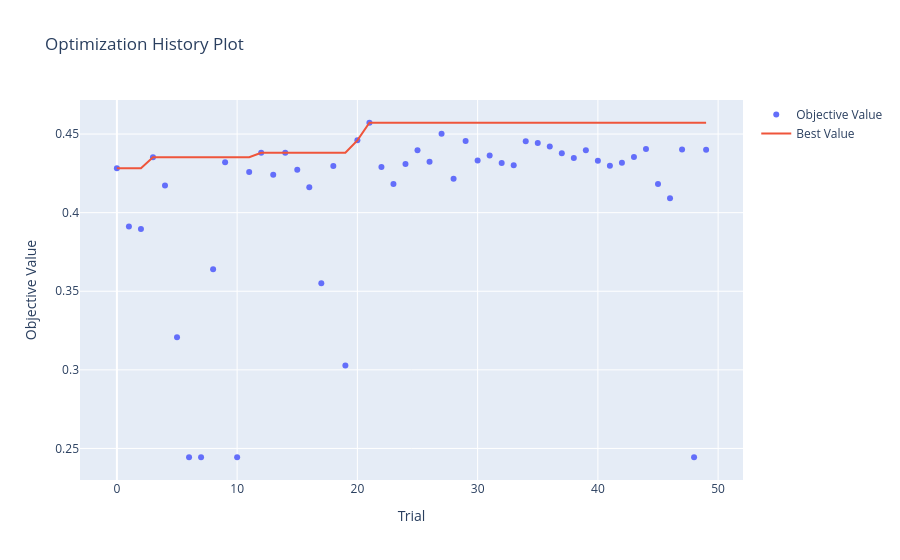
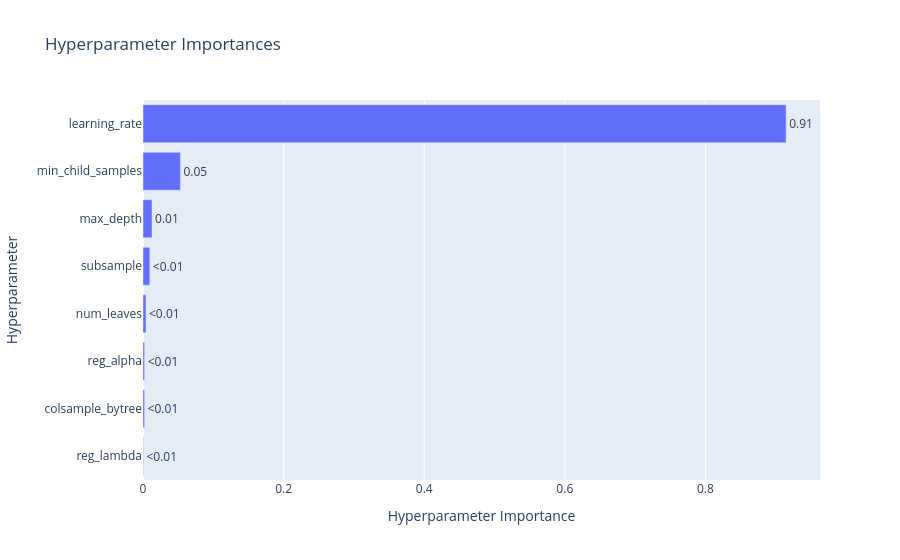
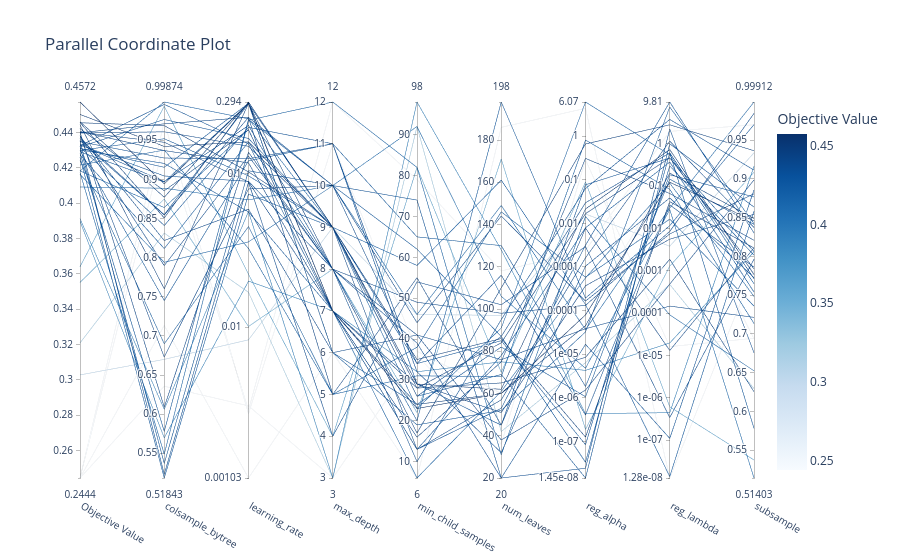

Notebook source saved alongside these figures, in order:
### Markdown cell above
### 3.4 Visualizaciones de Optuna [0.2 Puntos]

Optuna provee visualizaciones interactivas para analizar el proceso de optimización.

**To-do:**
- [ ] Graficar el historial de optimización (`plot_optimization_history`).
- [ ] Graficar la importancia de hiperparámetros (`plot_param_importances`).
- [ ] Graficar una visualización del comportamiento de los hiperparámetros (`plot_parallel_coordinate`)

### Code cell
#### Código aquí ####
# Grafico del historial de optimización
fig_history = plot_optimization_history(study)
fig_history.show()  # Este gráfico muestra como evoluciona el valor objetivo F1-Macro a lo largo de los trials.

# Grafico la importancia de los hiperparámetros
fig_importance = plot_param_importances(study)
fig_importance.show()  # En este caso, el hiperparametro que más afecto al F1-macro fue el learning_rate, seguido por min_child_sample y max_depth. Esto sugiere que ajustar estos hiperparámetros podría tener un impacto significativo en el rendimiento del modelo.

# Grafico ddel comportamiento de los hiperparámetros
fig_parallel = plot_parallel_coordinate(study)
fig_parallel.show()  # Este gráfico muestra como los diferentes hiperparámetros interactúan entre sí

### Figure 1 — Plotly figure (JSON) as saved in the notebook; plotly's stock layout.template omitted (floating-point values rounded to 4 significant figures)
{"data": [{"mode": "markers", "name": "Objective Value", "type": "scatter", "x": [0, 1, 2, 3, 4, 5, 6, 7, 8, 9, 10, 11, 12, 13, 14, 15, 16, 17, 18, 19, 20, 21, 22, 23, 24, 25, 26, 27, 28, 29, 30, 31, 32, 33, 34, 35, 36, 37, 38, 39, 40, 41, 42, 43, 44, 45, 46, 47, 48, 49], "y": [0.4283, 0.3912, 0.3897, 0.4353, 0.4173, 0.3208, 0.2444, 0.2444, 0.364, 0.4321, 0.2444, 0.4259, 0.4381, 0.4241, 0.4381, 0.4272, 0.4162, 0.3551, 0.4298, 0.3028, 0.446, 0.4572, 0.4291, 0.4182, 0.431, 0.4396, 0.4325, 0.4502, 0.4215, 0.4455, 0.4331, 0.4364, 0.4316, 0.4301, 0.4455, 0.4443, 0.4421, 0.4378, 0.4348, 0.4398, 0.433, 0.4298, 0.4318, 0.4354, 0.4406, 0.4182, 0.4091, 0.4402, 0.2444, 0.4401]}, {"mode": "lines", "name": "Best Value", "type": "scatter", "x": [0, 1, 2, 3, 4, 5, 6, 7, 8, 9, 10, 11, 12, 13, 14, 15, 16, 17, 18, 19, 20, 21, 22, 23, 24, 25, 26, 27, 28, 29, 30, 31, 32, 33, 34, 35, 36, 37, 38, 39, 40, 41, 42, 43, 44, 45, 46, 47, 48, 49], "y": [0.4283, 0.4283, 0.4283, 0.4353, 0.4353, 0.4353, 0.4353, 0.4353, 0.4353, 0.4353, 0.4353, 0.4353, 0.4381, 0.4381, 0.4381, 0.4381, 0.4381, 0.4381, 0.4381, 0.4381, 0.446, 0.4572, 0.4572, 0.4572, 0.4572, 0.4572, 0.4572, 0.4572, 0.4572, 0.4572, 0.4572, 0.4572, 0.4572, 0.4572, 0.4572, 0.4572, 0.4572, 0.4572, 0.4572, 0.4572, 0.4572, 0.4572, 0.4572, 0.4572, 0.4572, 0.4572, 0.4572, 0.4572, 0.4572, 0.4572]}, {"marker": {"color": "#cccccc"}, "mode": "markers", "name": "Infeasible Trial", "showlegend": false, "type": "scatter", "x": [], "y": []}], "layout": {"title": {"text": "Optimization History Plot"}, "xaxis": {"title": {"text": "Trial"}}, "yaxis": {"title": {"text": "Objective Value"}}}}

### Figure 2 — Plotly figure (JSON) as saved in the notebook; plotly's stock layout.template omitted (floating-point values rounded to 4 significant figures)
{"data": [{"cliponaxis": false, "hovertemplate": ["reg_lambda (FloatDistribution): 0.0005620623170040272<extra></extra>", "colsample_bytree (FloatDistribution): 0.0022739596029320865<extra></extra>", "reg_alpha (FloatDistribution): 0.0023050081420149886<extra></extra>", "num_leaves (IntDistribution): 0.004251124173555212<extra></extra>", "subsample (FloatDistribution): 0.009741041539743468<extra></extra>", "max_depth (IntDistribution): 0.012855822319661196<extra></extra>", "min_child_samples (IntDistribution): 0.05319634561240335<extra></extra>", "learning_rate (FloatDistribution): 0.9148146362926857<extra></extra>"], "name": "Objective Value", "orientation": "h", "text": ["<0.01", "<0.01", "<0.01", "<0.01", "<0.01", "0.01", "0.05", "0.91"], "textposition": "outside", "type": "bar", "x": [0.0005621, 0.002274, 0.002305, 0.004251, 0.009741, 0.01286, 0.0532, 0.9148], "y": ["reg_lambda", "colsample_bytree", "reg_alpha", "num_leaves", "subsample", "max_depth", "min_child_samples", "learning_rate"]}], "layout": {"title": {"text": "Hyperparameter Importances"}, "xaxis": {"title": {"text": "Hyperparameter Importance"}}, "yaxis": {"title": {"text": "Hyperparameter"}}}}

### Figure 3 — Plotly figure (JSON) as saved in the notebook; plotly's stock layout.template omitted (floating-point values rounded to 4 significant figures)
{"data": [{"dimensions": [{"label": "Objective Value", "range": [0.2444, 0.4572], "values": [0.4283, 0.3912, 0.3897, 0.4353, 0.4173, 0.3208, 0.2444, 0.2444, 0.364, 0.4321, 0.2444, 0.4259, 0.4381, 0.4241, 0.4381, 0.4272, 0.4162, 0.3551, 0.4298, 0.3028, 0.446, 0.4572, 0.4291, 0.4182, 0.431, 0.4396, 0.4325, 0.4502, 0.4215, 0.4455, 0.4331, 0.4364, 0.4316, 0.4301, 0.4455, 0.4443, 0.4421, 0.4378, 0.4348, 0.4398, 0.433, 0.4298, 0.4318, 0.4354, 0.4406, 0.4182, 0.4091, 0.4402, 0.2444, 0.4401]}, {"label": "colsample_bytree", "range": [0.5184, 0.9987], "values": [0.578, 0.6062, 0.5697, 0.5232, 0.5488, 0.8313, 0.9474, 0.6357, 0.9934, 0.537, 0.7134, 0.5184, 0.6728, 0.6898, 0.7897, 0.8115, 0.7939, 0.8748, 0.7451, 0.67, 0.8771, 0.8941, 0.8965, 0.8639, 0.9154, 0.9607, 0.9957, 0.942, 0.9373, 0.8507, 0.8971, 0.8548, 0.841, 0.9203, 0.9686, 0.7601, 0.8853, 0.8218, 0.9272, 0.9708, 0.9043, 0.9518, 0.9764, 0.8543, 0.9367, 0.9987, 0.8886, 0.6088, 0.9735, 0.9473]}, {"label": "learning_rate", "range": [-2.985, -0.5311], "ticktext": ["0.00103", "0.01", "0.1", "0.294"], "tickvals": [-2.985, -2, -1, -0.5311], "values": [-0.645, -1.246, -1.7, -1.055, -0.6495, -1.773, -2.542, -2.515, -1.656, -0.98, -2.985, -1.132, -1.098, -1.344, -0.8839, -0.7915, -1.444, -1.996, -0.915, -2.083, -0.5356, -0.5413, -0.5402, -0.7114, -0.5398, -0.8201, -0.8041, -0.7911, -1.487, -0.5311, -0.6845, -0.5419, -0.6965, -1.248, -0.9874, -0.5403, -0.7116, -1.231, -0.9013, -0.6311, -1.049, -1.013, -0.7691, -0.6319, -0.9286, -0.6408, -1.17, -0.8596, -2.566, -1.053]}, {"label": "max_depth", "range": [3, 12], "values": [10, 3, 7, 4, 12, 3, 12, 3, 4, 10, 6, 9, 10, 5, 8, 8, 10, 8, 11, 9, 7, 7, 6, 7, 6, 9, 7, 9, 5, 9, 8, 9, 11, 7, 9, 8, 7, 6, 11, 5, 8, 9, 9, 10, 7, 9, 10, 8, 11, 7]}, {"label": "min_child_samples", "range": [6, 98], "values": [62, 98, 32, 54, 82, 92, 79, 36, 82, 74, 6, 58, 44, 38, 49, 20, 46, 22, 65, 46, 24, 23, 19, 6, 24, 13, 13, 29, 31, 28, 39, 26, 29, 13, 35, 17, 28, 41, 32, 55, 10, 34, 26, 34, 16, 23, 92, 41, 37, 29]}, {"label": "num_leaves", "range": [20, 198], "values": [87, 128, 75, 102, 31, 42, 118, 36, 70, 20, 186, 161, 144, 146, 98, 198, 149, 171, 130, 97, 60, 60, 52, 61, 82, 57, 53, 62, 68, 84, 20, 87, 45, 78, 86, 110, 65, 76, 32, 45, 95, 85, 69, 116, 75, 91, 106, 38, 60, 51]}, {"label": "reg_alpha", "range": [-7.839, 0.7832], "ticktext": ["1.45e-08", "1e-07", "1e-06", "1e-05", "0.0001", "0.001", "0.01", "0.1", "1", "6.07"], "tickvals": [-7.839, -7, -6, -5, -4, -3, -2, -1, 0, 0.7832], "values": [-7.477, -6.364, -5.371, -2.532, -1.842, -5.195, -2.619, -0.5414, -1.05, -4.774, 0.6379, -3.862, -3.782, -3.233, -3.879, -3.712, -4.436, -6.723, -5.74, -1.784, -4.347, -4.098, -4.49, -3.249, -5.974, -2.789, -2.501, -1.67, -0.08966, -1.778, -7.615, -1.527, -1.115, -2.101, -6.899, -0.1784, -5.072, -4.416, -2.981, -2.11, -1.2, -7.074, -7.839, -6.393, -0.5107, 0.7832, -5.322, -5.823, -4.094, -3.431]}, {"label": "reg_lambda", "range": [-7.893, 0.9917], "ticktext": ["1.28e-08", "1e-07", "1e-06", "1e-05", "0.0001", "0.001", "0.01", "0.1", "1", "9.81"], "tickvals": [-7.893, -7, -6, -5, -4, -3, -2, -1, 0, 0.9917], "values": [-0.2044, -6.349, -4.703, -6.465, -4.039, -3.319, 0.2969, -4.789, -6.212, -6.957, -7.893, -7.859, -2.126, -1.776, -2.066, -1.929, -1.515, -2.887, -0.8317, -2.416, -0.6901, -0.9049, 0.8726, -0.9254, -0.7276, 0.06603, 0.9917, -0.1331, -1.07, -0.3271, 0.3531, -0.2106, -0.3322, -0.4275, -1.364, 0.4523, -2.726, -3.831, -1.275, -4.88, 0.5794, -0.5186, 0.003879, -1.44, -1.17, -0.2571, -1.55, -3.311, -0.6704, -2.25]}, {"label": "subsample", "range": [0.514, 0.9991], "values": [0.578, 0.9162, 0.8059, 0.7962, 0.6523, 0.6294, 0.9697, 0.6943, 0.5373, 0.8856, 0.7828, 0.8582, 0.8807, 0.7358, 0.9844, 0.97, 0.9991, 0.9086, 0.8412, 0.9335, 0.8488, 0.8457, 0.8423, 0.7483, 0.8767, 0.8372, 0.8302, 0.7766, 0.7134, 0.7838, 0.6755, 0.7711, 0.8063, 0.7539, 0.8107, 0.9363, 0.6253, 0.7213, 0.7725, 0.8109, 0.9112, 0.8015, 0.8635, 0.786, 0.8207, 0.7645, 0.514, 0.8985, 0.6937, 0.8543]}], "labelangle": 30, "labelside": "bottom", "line": {"color": [0.4283, 0.3912, 0.3897, 0.4353, 0.4173, 0.3208, 0.2444, 0.2444, 0.364, 0.4321, 0.2444, 0.4259, 0.4381, 0.4241, 0.4381, 0.4272, 0.4162, 0.3551, 0.4298, 0.3028, 0.446, 0.4572, 0.4291, 0.4182, 0.431, 0.4396, 0.4325, 0.4502, 0.4215, 0.4455, 0.4331, 0.4364, 0.4316, 0.4301, 0.4455, 0.4443, 0.4421, 0.4378, 0.4348, 0.4398, 0.433, 0.4298, 0.4318, 0.4354, 0.4406, 0.4182, 0.4091, 0.4402, 0.2444, 0.4401], "colorbar": {"title": {"text": "Objective Value"}}, "colorscale": [[0, "rgb(247,251,255)"], [0.125, "rgb(222,235,247)"], [0.25, "rgb(198,219,239)"], [0.375, "rgb(158,202,225)"], [0.5, "rgb(107,174,214)"], [0.625, "rgb(66,146,198)"], [0.75, "rgb(33,113,181)"], [0.875, "rgb(8,81,156)"], [1, "rgb(8,48,107)"]], "reversescale": false, "showscale": true}, "type": "parcoords"}], "layout": {"title": {"text": "Parallel Coordinate Plot"}}}
